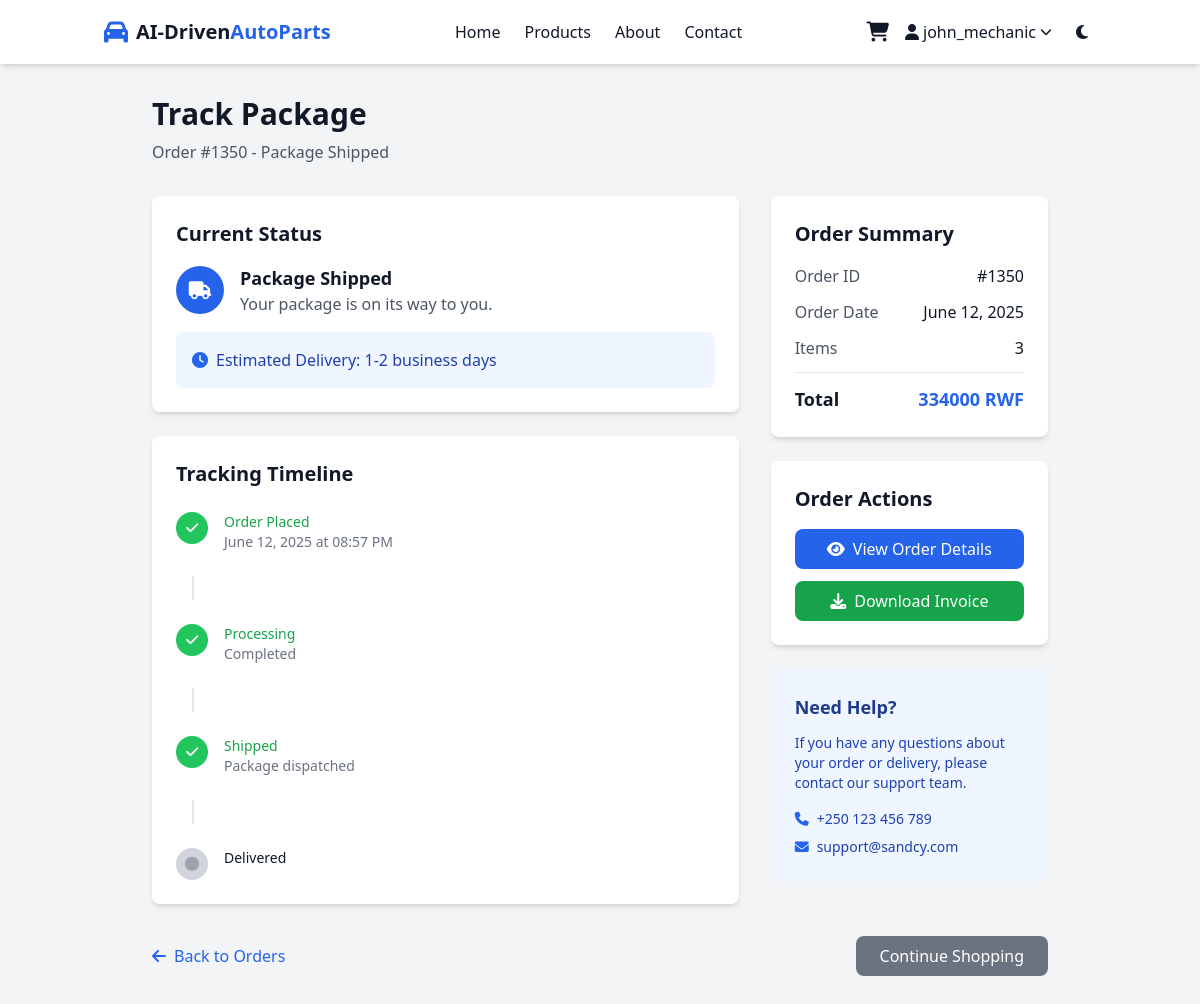
The page /order/1350/track (signed in) on the database its author committed.
### app.py (models this page shows)
class User(UserMixin, db.Model):
    id = db.Column(db.Integer, primary_key=True)
    username = db.Column(db.String(80), unique=True, nullable=False)
    email = db.Column(db.String(120), unique=True, nullable=False)
    password_hash = db.Column(db.String(200), nullable=False)
    first_name = db.Column(db.String(50))
    last_name = db.Column(db.String(50))
    created_at = db.Column(db.DateTime, default=datetime.utcnow)
    is_admin = db.Column(db.Boolean, default=False)
    orders = db.relationship('Order', backref='user', lazy=True)

class Order(db.Model):
    id = db.Column(db.Integer, primary_key=True)
    user_id = db.Column(db.Integer, db.ForeignKey('user.id'), nullable=False)
    total_amount = db.Column(db.Float, nullable=False)
    status = db.Column(db.String(20), default='pending')
    created_at = db.Column(db.DateTime, default=datetime.utcnow)
    items = db.relationship('OrderItem', backref='order', lazy=True)

### app.py (the view)
@app.route('/order/<int:order_id>/track')
@login_required
def track_package(order_id):
    order = Order.query.filter_by(id=order_id, user_id=current_user.id).options(
        joinedload(Order.items).joinedload(OrderItem.product),
        joinedload(Order.user)
    ).first_or_404()
    tracking_info = {
        'pending': {
            'status': 'Order Confirmed',
            'description': 'Your order has been received and is being processed.',
            'estimated_delivery': '3-5 business days',
            'steps': [
                {'status': 'Order Placed', 'completed': True, 'date': order.created_at.strftime('%B %d, %Y at %I:%M %p')},
                {'status': 'Processing', 'completed': order.status != 'pending', 'date': None},
                {'status': 'Shipped', 'completed': order.status in ['shipped', 'completed'], 'date': None},
                {'status': 'Delivered', 'completed': order.status == 'completed', 'date': None}
            ]
        },
        'processing': {
            'status': 'Processing Order',
            'description': 'Your order is being prepared for shipment.',
            'estimated_delivery': '2-4 business days',
            'steps': [
                {'status': 'Order Placed', 'completed': True, 'date': order.created_at.strftime('%B %d, %Y at %I:%M %p')},
                {'status': 'Processing', 'completed': True, 'date': 'Currently in progress'},
                {'status': 'Shipped', 'completed': order.status in ['shipped', 'completed'], 'date': None},
                {'status': 'Delivered', 'completed': order.status == 'completed', 'date': None}
            ]
        },
        'shipped': {
            'status': 'Package Shipped',
            'description': 'Your package is on its way to you.',
            'estimated_delivery': '1-2 business days',
            'steps': [
                {'status': 'Order Placed', 'completed': True, 'date': order.created_at.strftime('%B %d, %Y at %I:%M %p')},
                {'status': 'Processing', 'completed': True, 'date': 'Completed'},
                {'status': 'Shipped', 'completed': True, 'date': 'Package dispatched'},
                {'status': 'Delivered', 'completed': order.status == 'completed', 'date': None}
            ]
        },
        'completed': {
            'status': 'Package Delivered',
            'description': 'Your package has been successfully delivered.',
            'estimated_delivery': 'Delivered',
            'steps': [
                {'status': 'Order Placed', 'completed': True, 'date': order.created_at.strftime('%B %d, %Y at %I:%M %p')},
                {'status': 'Processing', 'completed': True, 'date': 'Completed'},
                {'status': 'Shipped', 'completed': True, 'date': 'Package dispatched'},
                {'status': 'Delivered', 'completed': True, 'date': 'Package delivered'}
            ]
        },
        'cancelled': {
            'status': 'Order Cancelled',
            'description': 'This order has been cancelled.',
            'estimated_delivery': 'N/A',
            'steps': [
                {'status': 'Order Placed', 'completed': True, 'date': order.created_at.strftime('%B %d, %Y at %I:%M %p')},
                {'status': 'Cancelled', 'completed': True, 'date': 'Order cancelled'}
            ]
        }
    }
    tracking = tracking_info.get(order.status, tracking_info['pending'])
    return render_template('track_package.html', order=order, tracking=tracking)

### app.py (called while the page is built)
@login_manager.user_loader
def load_user(user_id):
    return User.query.get(int(user_id))

### templates/track_package.html (shortened to what this page needs)
{% extends "base.html" %}
{% block content %}
<div class="bg-gray-100 dark:bg-gray-800 min-h-screen py-8">
    <div class="container mx-auto px-4">
        <div class="max-w-4xl mx-auto">
            <div class="mb-8">
                <h1 class="text-3xl font-bold text-gray-900 dark:text-white mb-2">Track Package</h1>
                <p class="text-gray-600 dark:text-gray-400">Order #{{ order.id }} - {{ tracking.status }}</p>
            </div>
            <div class="grid grid-cols-1 lg:grid-cols-3 gap-8">
                <div class="lg:col-span-2 space-y-6">
                    <div class="bg-white dark:bg-gray-700 rounded-lg shadow-md p-6">
                        <h2 class="text-xl font-semibold mb-4">Current Status</h2>
                        <div class="space-y-4">
                            <div class="flex items-center space-x-4">
                                <div class="w-12 h-12 bg-primary rounded-full flex items-center justify-center">
                                    <i class="fas fa-truck text-white text-lg"></i>
                                </div>
                                <div>
                                    <h3 class="text-lg font-semibold text-gray-900 dark:text-white">{{ tracking.status }}</h3>
                                    <p class="text-gray-600 dark:text-gray-400">{{ tracking.description }}</p>
                                </div>
                            </div>
                            <div class="bg-blue-50 dark:bg-blue-900/30 p-4 rounded-lg">
                                <div class="flex items-center space-x-2">
                                    <i class="fas fa-clock text-blue-600"></i>
                                    <span class="text-blue-800 dark:text-blue-200 font-medium">Estimated Delivery: {{ tracking.estimated_delivery }}</span>
                                </div>
                            </div>
                        </div>
                    </div>
                    <div class="bg-white dark:bg-gray-700 rounded-lg shadow-md p-6">
                        <h2 class="text-xl font-semibold mb-6">Tracking Timeline</h2>
                        <div class="space-y-6">
                            {% for step in tracking.steps %}
                            <div class="flex items-start space-x-4">
                                <div class="flex-shrink-0">
                                    <div class="w-8 h-8 rounded-full flex items-center justify-center
                                        {% if step.completed %}bg-green-500{% else %}bg-gray-300 dark:bg-gray-600{% endif %}">
                                        {% if step.completed %}
                                            <i class="fas fa-check text-white text-sm"></i>
                                        {% else %}
                                            <i class="fas fa-circle text-gray-400 text-sm"></i>
                                        {% endif %}
                                    </div>
                                </div>
                                <div class="flex-1 min-w-0">
                                    <h3 class="text-sm font-medium text-gray-900 dark:text-white
                                        {% if step.completed %}text-green-600{% endif %}">
                                        {{ step.status }}
                                    </h3>
                                    {% if step.date %}
                                    <p class="text-sm text-gray-500 dark:text-gray-400">{{ step.date }}</p>
                                    {% endif %}
                                </div>
                            </div>
                            {% if not loop.last %}
                            <div class="ml-4 border-l-2 border-gray-200 dark:border-gray-600 h-6"></div>
                            {% endif %}
                            {% endfor %}
                        </div>
                    </div>
                </div>
                <div class="space-y-6">
                    <div class="bg-white dark:bg-gray-700 rounded-lg shadow-md p-6">
                        <h2 class="text-xl font-semibold mb-4">Order Summary</h2>
                        <div class="space-y-3">
                            <div class="flex justify-between">
                                <span class="text-gray-600 dark:text-gray-400">Order ID</span>
                                <span class="font-medium text-gray-900 dark:text-white">#{{ order.id }}</span>
                            </div>
                            <div class="flex justify-between">
                                <span class="text-gray-600 dark:text-gray-400">Order Date</span>
                                <span class="font-medium text-gray-900 dark:text-white">{{ order.created_at.strftime('%B %d, %Y') }}</span>
                            </div>
                            <div class="flex justify-between">
                                <span class="text-gray-600 dark:text-gray-400">Items</span>
                                <span class="font-medium text-gray-900 dark:text-white">{{ order.items|length }}</span>
                            </div>
                            <hr class="border-gray-200 dark:border-gray-600">
                            <div class="flex justify-between">
                                <span class="text-lg font-semibold text-gray-900 dark:text-white">Total</span>
                                <span class="text-lg font-bold text-primary">{{ order.total_amount|int }} RWF</span>
                            </div>
                        </div>
                    </div>
                    <div class="bg-white dark:bg-gray-700 rounded-lg shadow-md p-6">
                        <h2 class="text-xl font-semibold mb-4">Order Actions</h2>
                        <div class="space-y-3">
                            <a href="{{ url_for('order_detail', order_id=order.id) }}"
                               class="w-full bg-primary hover:bg-secondary text-white px-4 py-2 rounded-lg font-medium transition flex items-center justify-center">
                                <i class="fas fa-eye mr-2"></i>View Order Details
                            </a>
                            <a href="{{ url_for('download_invoice', order_id=order.id) }}"
                               class="w-full bg-green-600 hover:bg-green-700 text-white px-4 py-2 rounded-lg font-medium transition flex items-center justify-center">
                                <i class="fas fa-download mr-2"></i>Download Invoice
                            </a>
                        </div>
                    </div>
                    <div class="bg-blue-50 dark:bg-blue-900/30 rounded-lg p-6">
                        <h3 class="text-lg font-semibold text-blue-900 dark:text-blue-100 mb-3">Need Help?</h3>
                        <p class="text-blue-800 dark:text-blue-200 text-sm mb-4">
                            If you have any questions about your order or delivery, please contact our support team.
                        </p>
                        <div class="space-y-2 text-sm">
                            <div class="flex items-center space-x-2">
                                <i class="fas fa-phone text-blue-600"></i>
                                <span class="text-blue-800 dark:text-blue-200">+250 123 456 789</span>
                            </div>
                            <div class="flex items-center space-x-2">
                                <i class="fas fa-envelope text-blue-600"></i>
                                <span class="text-blue-800 dark:text-blue-200">support@sandcy.com</span>
                            </div>
                        </div>
                    </div>
                </div>
            </div>
            <div class="mt-8 flex justify-between items-center">
                <a href="{{ url_for('orders') }}"
                   class="text-primary hover:text-secondary font-medium">
                    <i class="fas fa-arrow-left mr-2"></i>Back to Orders
                </a>
                <div class="flex space-x-4">
                    <a href="{{ url_for('home') }}"
                       class="bg-gray-500 hover:bg-gray-600 text-white px-6 py-2 rounded-lg font-medium transition">
                        Continue Shopping
                    </a>
                </div>
            </div>
        </div>
    </div>
</div>
{% endblock %}

### templates/base.html (shortened to what this page needs)
<!DOCTYPE html>
<html lang="en" class="scroll-smooth">
<head>
    <script src="https://cdn.tailwindcss.com"></script>
    <link rel="stylesheet" href="https://cdnjs.cloudflare.com/ajax/libs/font-awesome/6.4.0/css/all.min.css">
</head>
<body class="bg-gray-50 dark:bg-gray-900 text-gray-900 dark:text-gray-100 transition-colors duration-300">
    <header class="sticky top-0 z-50 bg-white dark:bg-gray-800 shadow-md">
        <div class="container mx-auto px-4 py-3 flex justify-between items-center">
            <div class="flex items-center space-x-2">
                <i class="fas fa-car text-2xl text-primary"></i>
                <a href="{{ url_for('home') }}" class="text-xl font-bold">AI-Driven<span class="text-primary">AutoParts</span></a>
            </div>
            <div class="hidden md:flex space-x-6">
                <a href="{{ url_for('home') }}" class="hover:text-primary transition">Home</a>
                <a href="{{ url_for('products') }}" class="hover:text-primary transition">Products</a>
                <a href="#about" class="hover:text-primary transition">About</a>
                <a href="#contact" class="hover:text-primary transition">Contact</a>
            </div>
            <div class="flex items-center space-x-4">
                {% if current_user.is_authenticated %}
                    <a href="{{ url_for('cart') }}" class="relative">
                        <i class="fas fa-shopping-cart text-xl"></i>
                    </a>
                    <div class="relative" id="user-dropdown">
                        <button class="flex items-center space-x-1 hover:text-primary transition cursor-pointer" id="user-dropdown-btn">
                            <i class="fas fa-user"></i>
                            <span>{{ current_user.username }}</span>
                            <i class="fas fa-chevron-down text-xs"></i>
                        </button>
                    </div>
                {% else %}
                    <a href="{{ url_for('login') }}" class="hover:text-primary transition">Login</a>
                    <a href="{{ url_for('register') }}" class="bg-primary hover:bg-secondary text-white px-4 py-2 rounded-lg transition">Register</a>
                {% endif %}
                <button id="theme-toggle" class="p-2 rounded-full hover:bg-gray-200 dark:hover:bg-gray-700">
                    <i class="fas fa-moon dark:hidden"></i>
                </button>
            </div>
        </div>
    </header>
    <main>
        {% block content %}{% endblock %}
    </main>
</body>
</html>

### rows shown on the page
User: username "john_mechanic"
Order: id "1350", created_at "June 12, 2025", total_amount "334000"

### other values the page prints
{{ tracking.status }} "Package Shipped"
{{ tracking.description }} "Your package is on its way to you."
{{ tracking.estimated_delivery }} "1-2 business days"
{{ step.status }} "Order Placed" "Processing" "Shipped" "Delivered"
{{ step.date }} "June 12, 2025 at 08:57 PM" "Completed" "Package dispatched"
{{ order.items|length }} "3"
